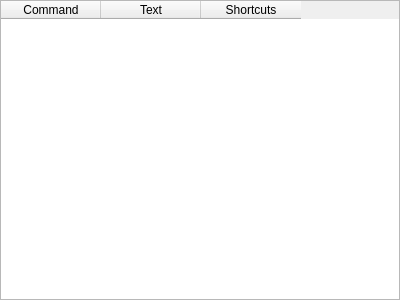
<?xml version="1.0" encoding="UTF-8"?>
<ui version="4.0">
 <class>frmSettingsShortcuts</class>
 <widget class="QWidget" name="frmSettingsShortcuts">
  <property name="geometry">
   <rect>
    <x>0</x>
    <y>0</y>
    <width>400</width>
    <height>300</height>
   </rect>
  </property>
  <property name="windowTitle">
   <string>Form</string>
  </property>
  <layout class="QGridLayout" name="gridLayout">
   <property name="leftMargin">
    <number>0</number>
   </property>
   <property name="topMargin">
    <number>0</number>
   </property>
   <property name="rightMargin">
    <number>0</number>
   </property>
   <property name="bottomMargin">
    <number>0</number>
   </property>
   <item row="0" column="0">
    <widget class="QTableWidget" name="tblShortcuts">
     <column>
      <property name="text">
       <string>Command</string>
      </property>
     </column>
     <column>
      <property name="text">
       <string>Text</string>
      </property>
     </column>
     <column>
      <property name="text">
       <string>Shortcuts</string>
      </property>
     </column>
    </widget>
   </item>
  </layout>
 </widget>
 <resources/>
 <connections/>
</ui>
